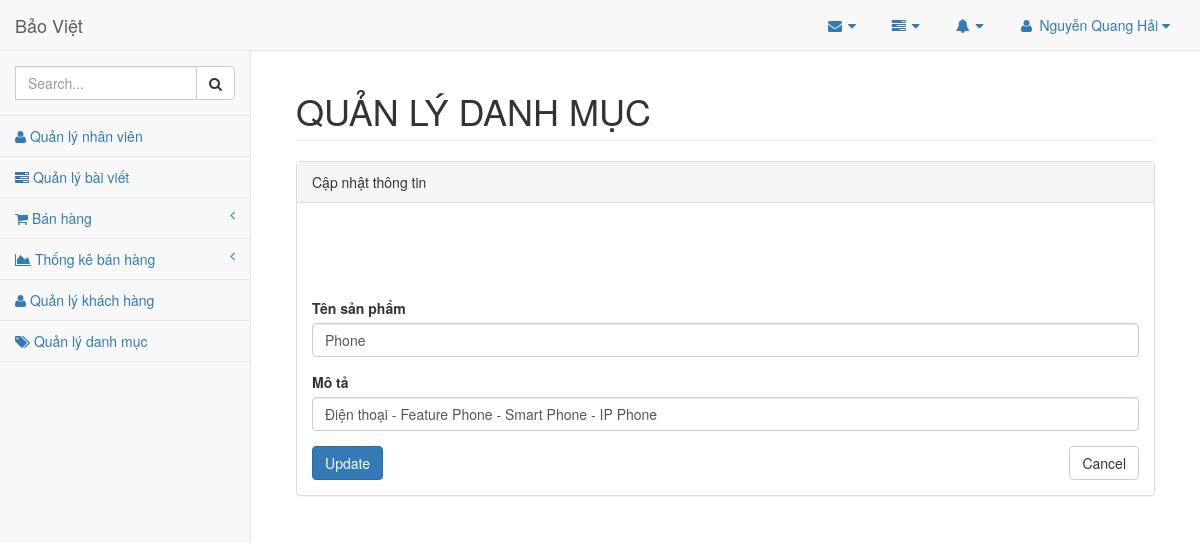
Screenshot of /admin/index.php?mod=categories&act=edit&id=2 (signed in) with the database file from the repository.
### tables this page shows
CREATE TABLE `categories`  (
  `id` int(11) NOT NULL AUTO_INCREMENT,
  `name` varchar(255) NOT NULL,
  `description` text NOT NULL,
  `created_at` datetime NOT NULL DEFAULT CURRENT_TIMESTAMP,
  `updated_at` datetime NOT NULL,
  PRIMARY KEY (`id`) USING BTREE
);

### admin/controllers/CategoryController.php (called while the page is built, shortened)
<?php
	class CategoryController
	{
		public $category_model;
		function __construct()
		{
			$this->category_model=new Category();
		}
		public function edit()
		{
			if (isset($_GET['id'])) {
				$id=$_GET['id'];
			}
			$category=$this->category_model->detail($id);
			include_once 'views/category/edit.php';
		}
	}
 ?>

### admin/models/Connection.php (called while the page is built, shortened)
<?php
	class Connection
	{
		function __construct()
		{
			$servername="localhost";
			$username="root";
			$password="";
			$dbname="baoviet";
			$this->conn = new mysqli($servername,$username,$password,$dbname);
		}
	}
 ?>

### admin/models/Model.php (called while the page is built, shortened)
<?php
	class Model
	{
		public $conn;
		public $tableName;
		public $primaryKey;
		function __construct()
		{
			$connect=new Connection();
			$this->conn=$connect->conn;
		}
		public function detail($id)
		{
			$query="select * from ".$this->tableName." where ".$this->primaryKey."=".$id;
			$result=$this->conn->query($query);
			return $result->fetch_assoc();
		}
	}
 ?>

### admin/views/category/edit.php (the view, shortened to what this page needs)
  <div class="panel-heading">
      Cập nhật thông tin
  </div>
  <div class="panel-body">
<form action="?mod=categories&act=update" method="POST" role="form" style="margin-top: 80px;">
	<div class="form-group">
		<label for="">Tên sản phẩm</label>
		<input name="name" type="text" class="form-control" id="" value="<?= $category['name'] ?>">
	</div>
	<div class="form-group">
		<label for="">Mô tả</label>
		<input name="description" type="text" class="form-control" id="" value="<?= $category['description'] ?>">
	</div>
	<button name="submit" type="submit" class="btn btn-primary">Update</button>
	<a class="btn btn-default" style="float: right;" href="?mod=categories&act=list" title="Cancel">Cancel</a>
</form>
  </div>

### rows the page displays
categories: name "Phone", description "Điện thoại - Feature Phone - Smart Phone - IP Phone"

### other values shown
$_SESSION['account']['name'] "Nguyễn Quang Hải"
